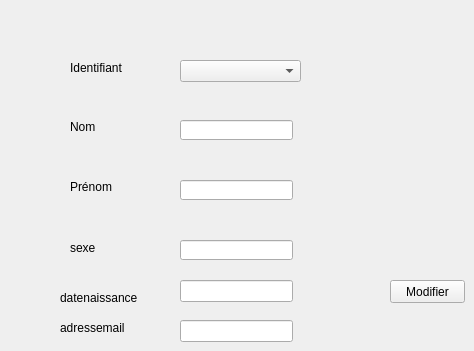
     <widget class="QWidget" name="tab_6">
      <attribute name="title">
       <string>modifier un client</string>
      </attribute>
      <widget class="QLabel" name="label_6">
       <property name="geometry">
        <rect>
         <x>70</x>
         <y>120</y>
         <width>47</width>
         <height>13</height>
        </rect>
       </property>
       <property name="text">
        <string>Nom</string>
       </property>
      </widget>
      <widget class="QPushButton" name="pb_modifier">
       <property name="geometry">
        <rect>
         <x>390</x>
         <y>280</y>
         <width>75</width>
         <height>23</height>
        </rect>
       </property>
       <property name="text">
        <string>Modifier</string>
       </property>
      </widget>
      <widget class="QLineEdit" name="sexe_2">
       <property name="geometry">
        <rect>
         <x>180</x>
         <y>240</y>
         <width>113</width>
         <height>20</height>
        </rect>
       </property>
      </widget>
      <widget class="QLabel" name="label_7">
       <property name="geometry">
        <rect>
         <x>70</x>
         <y>240</y>
         <width>61</width>
         <height>16</height>
        </rect>
       </property>
       <property name="text">
        <string>sexe</string>
       </property>
      </widget>
      <widget class="QLineEdit" name="prenom_2">
       <property name="geometry">
        <rect>
         <x>180</x>
         <y>180</y>
         <width>113</width>
         <height>20</height>
        </rect>
       </property>
      </widget>
      <widget class="QLineEdit" name="nom_2">
       <property name="geometry">
        <rect>
         <x>180</x>
         <y>120</y>
         <width>113</width>
         <height>20</height>
        </rect>
       </property>
      </widget>
      <widget class="QLabel" name="label_8">
       <property name="geometry">
        <rect>
         <x>70</x>
         <y>60</y>
         <width>61</width>
         <height>16</height>
        </rect>
       </property>
       <property name="text">
        <string>Identifiant</string>
       </property>
      </widget>
      <widget class="QLabel" name="label_9">
       <property name="geometry">
        <rect>
         <x>70</x>
         <y>180</y>
         <width>47</width>
         <height>13</height>
        </rect>
       </property>
       <property name="text">
        <string>Prénom</string>
       </property>
      </widget>
      <widget class="QLineEdit" name="datenaissance_2">
       <property name="geometry">
        <rect>
         <x>180</x>
         <y>280</y>
         <width>113</width>
         <height>22</height>
        </rect>
       </property>
      </widget>
      <widget class="QLabel" name="label_21">
       <property name="geometry">
        <rect>
         <x>60</x>
         <y>290</y>
         <width>101</width>
         <height>16</height>
        </rect>
       </property>
       <property name="text">
        <string>datenaissance</string>
       </property>
      </widget>
      <widget class="QLabel" name="label_22">
       <property name="geometry">
        <rect>
         <x>60</x>
         <y>320</y>
         <width>55</width>
         <height>16</height>
        </rect>
       </property>
       <property name="text">
        <string/>
       </property>
      </widget>
      <widget class="QLabel" name="label_23">
       <property name="geometry">
        <rect>
         <x>60</x>
         <y>320</y>
         <width>111</width>
         <height>16</height>
        </rect>
       </property>
       <property name="text">
        <string>adressemail</string>
       </property>
      </widget>
      <widget class="QLineEdit" name="adressemail_2">
       <property name="geometry">
        <rect>
         <x>180</x>
         <y>320</y>
         <width>113</width>
         <height>22</height>
        </rect>
       </property>
      </widget>
      <widget class="QComboBox" name="id3">
       <property name="geometry">
        <rect>
         <x>180</x>
         <y>60</y>
         <width>121</width>
         <height>22</height>
        </rect>
       </property>
      </widget>
     </widget>
